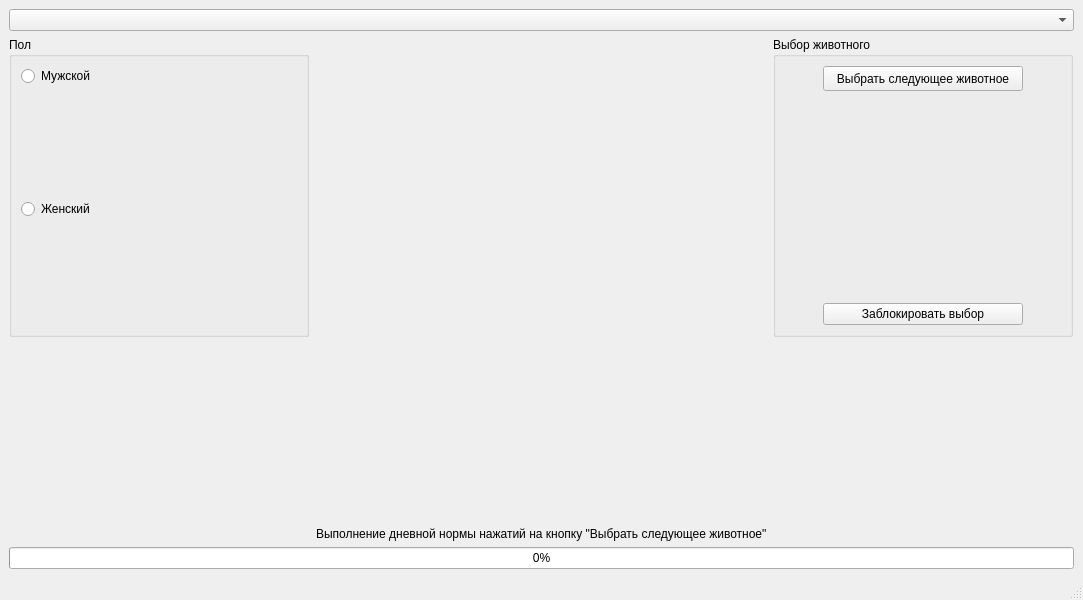
<?xml version="1.0" encoding="UTF-8"?>
<ui version="4.0">
 <class>MainWindow</class>
 <widget class="QMainWindow" name="MainWindow">
  <property name="geometry">
   <rect>
    <x>0</x>
    <y>0</y>
    <width>1083</width>
    <height>600</height>
   </rect>
  </property>
  <property name="windowTitle">
   <string>MainWindow</string>
  </property>
  <widget class="QWidget" name="centralwidget">
   <layout class="QGridLayout" name="gridLayout">
    <item row="3" column="2">
     <spacer name="verticalSpacer">
      <property name="orientation">
       <enum>Qt::Vertical</enum>
      </property>
      <property name="sizeType">
       <enum>QSizePolicy::Fixed</enum>
      </property>
      <property name="sizeHint" stdset="0">
       <size>
        <width>20</width>
        <height>10</height>
       </size>
      </property>
     </spacer>
    </item>
    <item row="5" column="4">
     <spacer name="horizontalSpacer">
      <property name="orientation">
       <enum>Qt::Horizontal</enum>
      </property>
      <property name="sizeHint" stdset="0">
       <size>
        <width>40</width>
        <height>20</height>
       </size>
      </property>
     </spacer>
    </item>
    <item row="1" column="4">
     <widget class="QGroupBox" name="gb_buttons">
      <property name="sizePolicy">
       <sizepolicy hsizetype="Fixed" vsizetype="Fixed">
        <horstretch>0</horstretch>
        <verstretch>0</verstretch>
       </sizepolicy>
      </property>
      <property name="minimumSize">
       <size>
        <width>300</width>
        <height>300</height>
       </size>
      </property>
      <property name="maximumSize">
       <size>
        <width>300</width>
        <height>300</height>
       </size>
      </property>
      <property name="title">
       <string>Выбор животного</string>
      </property>
      <layout class="QGridLayout" name="gridLayout_3">
       <item row="0" column="0" alignment="Qt::AlignTop">
        <widget class="QPushButton" name="btn_choose">
         <property name="sizePolicy">
          <sizepolicy hsizetype="Fixed" vsizetype="Fixed">
           <horstretch>0</horstretch>
           <verstretch>0</verstretch>
          </sizepolicy>
         </property>
         <property name="minimumSize">
          <size>
           <width>200</width>
           <height>25</height>
          </size>
         </property>
         <property name="maximumSize">
          <size>
           <width>200</width>
           <height>25</height>
          </size>
         </property>
         <property name="text">
          <string>Выбрать следующее животное</string>
         </property>
        </widget>
       </item>
       <item row="1" column="0">
        <widget class="QPushButton" name="btn_lock">
         <property name="text">
          <string>Заблокировать выбор</string>
         </property>
         <property name="checkable">
          <bool>true</bool>
         </property>
        </widget>
       </item>
      </layout>
     </widget>
    </item>
    <item row="5" column="1">
     <spacer name="horizontalSpacer_2">
      <property name="orientation">
       <enum>Qt::Horizontal</enum>
      </property>
      <property name="sizeHint" stdset="0">
       <size>
        <width>40</width>
        <height>20</height>
       </size>
      </property>
     </spacer>
    </item>
    <item row="1" column="1">
     <widget class="QGroupBox" name="gb_sex">
      <property name="sizePolicy">
       <sizepolicy hsizetype="Fixed" vsizetype="Fixed">
        <horstretch>0</horstretch>
        <verstretch>0</verstretch>
       </sizepolicy>
      </property>
      <property name="minimumSize">
       <size>
        <width>300</width>
        <height>300</height>
       </size>
      </property>
      <property name="maximumSize">
       <size>
        <width>300</width>
        <height>300</height>
       </size>
      </property>
      <property name="baseSize">
       <size>
        <width>0</width>
        <height>0</height>
       </size>
      </property>
      <property name="title">
       <string>Пол</string>
      </property>
      <layout class="QGridLayout" name="gridLayout_2">
       <item row="1" column="0" alignment="Qt::AlignLeft|Qt::AlignTop">
        <widget class="QRadioButton" name="rb_male">
         <property name="text">
          <string>Мужской</string>
         </property>
        </widget>
       </item>
       <item row="2" column="0" alignment="Qt::AlignLeft|Qt::AlignTop">
        <widget class="QRadioButton" name="rb_female">
         <property name="text">
          <string>Женский</string>
         </property>
        </widget>
       </item>
      </layout>
     </widget>
    </item>
    <item row="0" column="1" colspan="4">
     <widget class="QComboBox" name="cb_animal">
      <item>
       <property name="text">
        <string/>
       </property>
      </item>
      <item>
       <property name="text">
        <string>Жираф</string>
       </property>
      </item>
      <item>
       <property name="text">
        <string>Кентавр</string>
       </property>
      </item>
      <item>
       <property name="text">
        <string>Хомосапиенс</string>
       </property>
      </item>
      <item>
       <property name="text">
        <string>Слон</string>
       </property>
      </item>
      <item>
       <property name="text">
        <string>Конь</string>
       </property>
      </item>
      <item>
       <property name="text">
        <string>Козел</string>
       </property>
      </item>
      <item>
       <property name="text">
        <string>Овца</string>
       </property>
      </item>
     </widget>
    </item>
    <item row="6" column="1" colspan="4">
     <widget class="QProgressBar" name="progressBar">
      <property name="maximum">
       <number>10</number>
      </property>
      <property name="value">
       <number>0</number>
      </property>
     </widget>
    </item>
    <item row="5" column="2" colspan="2" alignment="Qt::AlignBottom">
     <widget class="QLabel" name="lb_score">
      <property name="sizePolicy">
       <sizepolicy hsizetype="Preferred" vsizetype="Minimum">
        <horstretch>0</horstretch>
        <verstretch>0</verstretch>
       </sizepolicy>
      </property>
      <property name="text">
       <string>Выполнение дневной нормы нажатий на кнопку &quot;Выбрать следующее животное&quot;</string>
      </property>
     </widget>
    </item>
   </layout>
  </widget>
  <widget class="QMenuBar" name="menubar">
   <property name="geometry">
    <rect>
     <x>0</x>
     <y>0</y>
     <width>1083</width>
     <height>22</height>
    </rect>
   </property>
  </widget>
  <widget class="QStatusBar" name="progressbar"/>
 </widget>
 <tabstops>
  <tabstop>cb_animal</tabstop>
  <tabstop>rb_male</tabstop>
  <tabstop>rb_female</tabstop>
  <tabstop>btn_choose</tabstop>
 </tabstops>
 <resources/>
 <connections/>
</ui>
